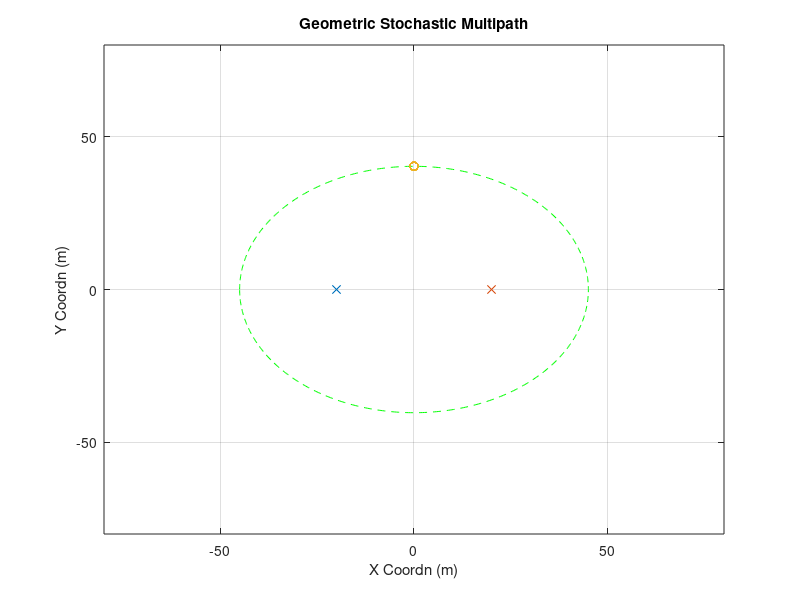

Source code (MATLAB): (Note: this script raises an error after producing the figure.)
% performance with perfect initial parameter...
clear;clc;close all
% rng(2)
%% other parameter
plot_ellipse = 1;
noise_pow = 1;

%% Goemetry Parameters
Nt = 16;
Nr = 16;
D_bs2ue = 40;
loc0_ue = [-D_bs2ue/2,0];
loc0_bs = [D_bs2ue/2,0];
speed_c = 3e8;
fc = 28e9;
%% Large Scale Parameter (Multiple Clusters)
cluster_delay = [300e-9,250e-9];
cluster_num = 1;
ray_num = 20;

%% Cluster Generation (Strongest Two?)
for cluster_index = 1:cluster_num
    delay = cluster_delay(cluster_index);
    ellipse_len = delay*speed_c;
    a = ellipse_len/2;
    c = D_bs2ue/2;
    b = sqrt(a^2-c^2);
    
%     AOA = rand*pi-pi/2;
    if cluster_index==1
        AOA = pi/2;
    else
        AOA = -pi/2;
    end
    loc_cluster_cnt = [a*cos(AOA),b*sin(AOA)];
    loc_cluster = repmat(loc_cluster_cnt,ray_num,1)+[randn(ray_num,1)*0,randn(ray_num,1)*0];
    loc_cluster_total((cluster_index-1)*ray_num+1:cluster_index*ray_num,:) =  loc_cluster;
    
    for ray_index = 1:ray_num
        raydelay(cluster_index,ray_index) = (norm(loc_cluster(ray_index,:)-loc0_bs)...
                    +norm(loc_cluster(ray_index,:)-loc0_ue))/speed_c;
        temp = loc_cluster(ray_index,:) - loc0_ue;
        rayAOA(cluster_index,ray_index) = angle(temp(1)+1j*temp(2));
        temp = loc_cluster(ray_index,:) - loc0_bs;
        rayAOD(cluster_index,ray_index) = angle(-temp(1)-1j*temp(2));
    end
    raygain = exp(1j*rand(cluster_num, ray_num)*2*pi);
%     raygain(2,:) = zeros(1,ray_num);
    
    fprintf('Cluster %d:\n',cluster_index);
    fprintf('DS Mean:    %4.2f ns\n', mean(raydelay(cluster_index,:)*1e9));
    fprintf('DS Std Dev: %4.2f ns\n', sqrt(var(raydelay(cluster_index,:)*1e9)));
    fprintf('AOAS Mean:    %4.2f degree\n', mean(rayAOA(cluster_index,:)/pi*180));
    fprintf('AOAS Std Dev: %4.2f degree\n', sqrt(var(rayAOA(cluster_index,:)/pi*180)));
    fprintf('AODS Mean:    %4.2f degree\n', mean(rayAOD(cluster_index,:)/pi*180));
    fprintf('AODS Std Dev: %4.2f degree\n', sqrt(var(rayAOD(cluster_index,:)/pi*180)));
    
    % plot ellipse
    if plot_ellipse
        t = -pi:0.01:pi;
        x = a*cos(t);
        y = b*sin(t);
        figure(99)
        plot(x,y,'g--');hold on
    end
end

% plot of scattering ellipse
if plot_ellipse
    figure(99)
    plot(loc0_ue(1),loc0_ue(2),'x');hold on
    plot(loc0_bs(1),loc0_bs(2),'x');hold on
    plot(loc_cluster_total(:,1),loc_cluster_total(:,2),'o');hold on
    title('Geometric Stochastic Multipath')
    axis([-80,80,-80,80])
    xlabel('X Coordn (m)')
    ylabel('Y Coordn (m)')
    grid on
end

%% Frequency Domain MIMO Channel & Frequency Domain Equivalent Beamspace Channel
Nfft = 512;
H_freq0 = get_H_freq2( raygain,...
                       raydelay,...
                       rayAOA,...
                       rayAOD,...
                       cluster_num,...
                       ray_num,...
                       Nt, Nr);
norm_factor = sqrt(mean(mean(mean(abs(H_freq0).^2))));
% norm_factor = 1;
H_freq0 = H_freq0 / norm_factor ;

%% ML estimation of angle
%AOA = rand*pi-pi/2;
noises = -35:5:10;
errorSD_noisy = zeros(length(noises),1); %RMSE
for noise_index = 1:length(noises);
    angle_est = zeros(1000, 1);
    for i = 1:1000 %1000 Monte Carlo simulations
        y = 0; %received signal
        true_rayAOA = zeros(1, cluster_num);
        true_rayAOD = zeros(1, cluster_num);
        for cluster_index = 1:cluster_num
            delay = cluster_delay(cluster_index);
            ellipse_len = delay*speed_c;
            a = ellipse_len/2;
            c = D_bs2ue/2;
            b = sqrt(a^2-c^2);
            if cluster_index==1
                AOA = pi/2;
            else
                AOA = -pi/2;
            end
            loc_cluster_cnt = [a*cos(AOA),b*sin(AOA)];
            temp = loc_cluster_cnt - loc0_ue;
            true_rayAOA(1,cluster_index) = angle(temp(1)+1j*temp(2));
            temp = loc_cluster_cnt - loc0_bs;
            true_rayAOD(1,cluster_index) = angle(-temp(1)-1j*temp(2));
            atx = exp(1j*(0:Nt-1)'*pi*sin(true_rayAOD(1,cluster_index)))/sqrt(Nt); %we assume transmitter is perfectly aligned
            arx = exp(1j*(0:Nr-1)'*pi*sin(true_rayAOA(1,cluster_index)))/sqrt(Nr); %we assume transmitter is perfectly aligned
            arx1 = exp(1j*(0:Nr-1)'*pi*sin(true_rayAOA(1,cluster_index))+2/180*pi)/sqrt(Nr);
            arx2 = exp(1j*(0:Nr-1)'*pi*sin(true_rayAOA(1,cluster_index))-2/180*pi)/sqrt(Nr);
            arx3 = exp(1j*(0:Nr-1)'*pi*sin(true_rayAOA(1,cluster_index))-3/180*pi)/sqrt(Nr);
            arx4 = exp(1j*(0:Nr-1)'*pi*sin(true_rayAOA(1,cluster_index))+1/180*pi)/sqrt(Nr);
            %if we have multiple clusters, must save information about true
            %rayAOA, true rayAOD and steering vectors (e.g. make new vectors
            %and save them into these vectors)
            F = [atx atx atx atx]; %we assume that receiver makes 4 measurements (for example)
            W = [arx1 arx2 arx3 arx4];
            y = y + W'*H_freq0(:,:,1)*F*ones(4,1); %we take just one subcarrier
            signal_power = norm(y)^2;
            noise_power = signal_power / 10^(noises(noise_index)/10);
            noise_vec = (randn(4,1)*sqrt(noise_power/8) + 1i*randn(4,1)*sqrt(noise_power/8));
            y = y + noise_vec;
        end
        angle_est(i,1) = ml_angle(y, true_rayAOA, true_rayAOD, F, W, cluster_num, Nt, Nr);
    end
    errorSD_noisy(noise_index,1) = sqrt(mean((angle_est - ones(1000,1)*(true_rayAOA(1,1)/pi*180)).^2));
    %angle_error_var = var(angle_est);
end

close all
figure
semilogy(noises, errorSD_noisy, 'o-r', 'Linewidth', 2)
xlabel('SNR [dB]')
ylabel('RMSE of AOA estimation')
title('RMSE vs. SNR[dB]')

%%
phi1 = mean(rayAOA(1,:),2);
% phi_round1 = round(mean(rayAOA(1,:),2)/pi*2^6)/2^6*pi;
phi_round1 = phi1;
arx1 = exp(1j*(0:Nr-1)'*pi*sin(phi_round1))/sqrt(Nr);

phi_round1_leftasst = (round(mean(rayAOA(1,:),2)/pi*2^6)-0.25)/2^6*pi;
arx1_leftasst = exp(1j*(0:Nr-1)'*pi*sin(phi_round1_leftasst))/sqrt(Nr);
phi_round1_rightasst = (round(mean(rayAOA(1,:),2)/pi*2^6)+0.25)/2^6*pi;
arx1_rightasst = exp(1j*(0:Nr-1)'*pi*sin(phi_round1_rightasst))/sqrt(Nr);

theta1 = mean(rayAOD(1,:),2);
atx1 = exp(1j*(0:Nt-1)'*pi*sin(theta1))/sqrt(Nt);

phi2 = mean(rayAOA(2,:),2);
% phi_round2 = round(mean(rayAOA(2,:),2)/pi*2^6)/2^6*pi;
phi_round2 = phi2;
arx2 = exp(1j*(0:Nr-1)'*pi*sin(phi_round2))/sqrt(Nr);
theta2 = mean(rayAOD(2,:),2);
atx2 = exp(1j*(0:Nt-1)'*pi*sin(theta2))/sqrt(Nt);
%% quick look at post-beamforming wideband channel 
if noise_pow == 10
    NMSE = -10;
elseif noise_pow == 1
    NMSE = -20;
elseif noise_pow == 0.1
    NMSE = -30;
end

H_error_scaler = sqrt(10^(NMSE/10));
for kk=1:Nfft
    H_error = (randn(Nr,Nt)+1j*randn(Nr,Nt))/sqrt(2)*H_error_scaler;
    H_BB1(kk,1) = arx1'*(squeeze(H_freq0(:,:,kk))+H_error)*atx1;
    H_BB2(kk,1) = arx2'*(squeeze(H_freq0(:,:,kk))+H_error)*atx2;
end
% figure
% plot(10*log10(abs(H_BB1(:,1))))
% grid on
% xlabel('Subcarrier Index')
% ylabel('Channel Gain (dB)')
%% OMP approach 
G = 1000;
Nfft = 512;
tau_range = linspace(150,350,G)*1e-9;
krange = transpose(1:Nfft);
for gg=1:G
    Psi(:,gg) = exp(-1j*(2*pi)*krange*tau_range(gg)/(Nfft*1e-9))*exp(-1j*2*pi*tau_range(gg)*28e9);
end
s_tau = zeros(Nfft,ray_num);
h_res = H_BB1(:,1);
for rr=1:ray_num
    [~, kr_bb1(rr)] = max(abs(Psi'*h_res));
    s_tau(:,rr) = Psi(:,kr_bb1(rr));
    h_res = (eye(Nfft) - s_tau(:,1:rr)*pinv(s_tau(:,1:rr)))*H_BB1(:,1);
end

s_tau = zeros(Nfft,ray_num);
h_res = H_BB2(:,1);
for rr=1:ray_num
    [~, kr_bb2(rr)] = max(abs(Psi'*h_res));
    s_tau(:,rr) = Psi(:,kr_bb2(rr));
    h_res = (eye(Nfft) - s_tau(:,1:rr)*pinv(s_tau(:,1:rr)))*H_BB2(:,1);
end
% [sort(tau_range(kr)).' sort(raydelay(1,:)).']*1e9
%% Parameter refinement using Alternative Search in BB1
t_num = 50;
for tt = 1:t_num
    if tt==1
        rayAOA_prev = ones(1,ray_num)*phi1;
        raydelay_prev = tau_range(kr_bb1);
    elseif tt>1
        raydelay_prev = tau_est;
        rayAOA_prev = AOA_est;
        raygain_prev = alpha_est;
    end

    % Alternative estimation parameters
    
        %---------------------------------------------
        % Alpha estimation using previous tau and phi
        %---------------------------------------------
        for kk=1:Nfft
            if tt==1
                bigPhi = ones(1,ray_num)*1e-5;
            else
                bigPhi = sin(rayAOA_prev(1,:))-sin(phi_round1);
            end
            bigTheta = -sin(rayAOD(1,:))+sin(theta1);
            BigAlpha(kk,:) = exp(-1j*2*pi*kk*(raydelay_prev(1,:))/(1e-9*Nfft))...
                .*exp(-1j*2*pi*(raydelay_prev(1,:))*28e9)...
                .*(1-exp(1j*pi*Nr*bigPhi))./(1-exp(1j*pi*bigPhi))...
                .*Nt...
                ./(Nt*Nr);
        end
        alpha_est = (pinv(BigAlpha)*H_BB1(:,1)).';
%         H_BB1_pred(:,tt) = BigAlpha*(alpha_est.');
%         figure
%         plot(abs(H_BB1_pred(:,tt)));hold on
%         plot(abs(H_BB1(:,1)));hold on
%         legend('pred','true')
        
        
        %---------------------------------------------
        % tau estimation with previous alpha and phi
        %---------------------------------------------
        for kk=1:Nfft
%             bigPhi = sin(rayAOA_prev(1,:))-sin(phi_round1);
            bigTheta = -sin(rayAOD(1,:))+sin(theta1);
            BigTau(kk,:) = (-1j*2*pi/(Nfft*1e-9)*kk-1j*2*pi*28e9)...
            .*exp(-1j*2*pi*kk*(raydelay_prev(1,:))/(1e-9*Nfft))...
            .*exp(-1j*2*pi*(raydelay_prev(1,:))*28e9)...
            .*alpha_est...    
            .*(1-exp(1j*pi*Nr*bigPhi))./(1-exp(1j*pi*bigPhi))...
            .*Nt...
            ./(Nt*Nr);
            
            BigTau_const(kk,:) = exp(-1j*2*pi*kk*(raydelay_prev(1,:))/(1e-9*Nfft))...
            .*exp(-1j*2*pi*(raydelay_prev(1,:))*28e9)...
            .*alpha_est...    
            .*(1-exp(1j*pi*Nr*bigPhi))./(1-exp(1j*pi*bigPhi))...
            .*Nt...
            ./(Nt*Nr);
        end
%         H_BB1_pred(:,tt) = sum(BigTau_const,2)+BigTau*((raydelay(1,:)-raydelay_prev(1,:)).');
        deltatau_est = pinv([real(BigTau);imag(BigTau)])...
            *[real(H_BB1(:,1)-sum(BigTau_const,2));imag(H_BB1(:,1)-sum(BigTau_const,2))];
        tau_est = raydelay_prev(1,:) + deltatau_est.';
%         H_BB1_pred_real(:,tt) = real(BigTau) * deltatau_est + real(sum(BigTau_const,2));
%         H_BB1_pred_imag(:,tt) = imag(BigTau) * deltatau_est + imag(sum(BigTau_const,2));
%         figure
%         plot(abs(H_BB1_pred_real(:,tt)+1j*H_BB1_pred_imag(:,tt)));hold on
%         plot(abs(H_BB1(:,1)));hold on
%         legend('pred','true')

        %---------------------------------------------
        % phi estimation using previous alpha and tau
        %---------------------------------------------
%         rayAOA_prev(1,:) = rayAOA_prev(1,:) + deltaAOA_est;
        for kk=1:Nfft
%             bigPhi = sin(rayAOA_prev(1,:))-sin(phi_round1);
            bigTheta = -sin(rayAOD(1,:))+sin(theta1);
            BigPhi_const(kk,:) = alpha_est(1,:)...
                .*exp(-1j*2*pi*kk*(tau_est)/(1e-9*Nfft))...
                .*exp(-1j*2*pi*(tau_est)*28e9)...
                .*(1-exp(1j*pi*Nr*bigPhi))./(1-exp(1j*pi*bigPhi))...
                .*Nt...
                ./(Nt*Nr);
            for ray_index=1:ray_num
                phi_bar = phi_round1;
                phi_chan = rayAOA_prev(1,ray_index);
                BigPHI(kk,ray_index) = alpha_est(ray_index)...
                .*exp(-1j*2*pi*kk*(tau_est(ray_index))/(1e-9*Nfft))...
                .*exp(-1j*2*pi*(tau_est(ray_index))*28e9)...
                .*((-1j*pi*Nr*cos(rayAOA_prev(1,ray_index)))*exp(1j*pi*Nr*bigPhi(ray_index))*(1-exp(1j*pi*bigPhi(ray_index)))...
                -(1-exp(1j*pi*Nr*bigPhi(ray_index)))*exp(1j*pi*bigPhi(ray_index))*(-1j*pi*cos(rayAOA_prev(1,ray_index))))...
                ./((1-exp(1j*pi*bigPhi(ray_index)))^2)...
                .*Nt...
                ./(Nt*Nr);
            end
        end
%         H_BB1_pred(:,tt) = sum(BigPhi_const,2)+BigPHI*((rayAOA(1,:)-rayAOA_prev(1,:)).');
        deltaAOA_est = pinv([real(BigPHI);imag(BigPHI)])...
            *[real(H_BB1(:,1)-sum(BigPhi_const,2));imag(H_BB1(:,1)-sum(BigPhi_const,2))];
        AOA_est = rayAOA_prev(1,:) + deltaAOA_est.';
        
%         H_BB1_pred_real(:,tt) = real(BigPHI) * deltaAOA_est + real(sum(BigPhi_const,2));
%         H_BB1_pred_imag(:,tt) = imag(BigPHI) * deltaAOA_est + imag(sum(BigPhi_const,2));
%         figure
%         plot(abs(H_BB1_pred_real(:,tt)+1j*H_BB1_pred_imag(:,tt)));hold on
%         plot(abs(H_BB1(:,1)));hold on
%         legend('pred','true')
        
        %---------------------------------------------
        % Post-Beamforming Channel Using Estimated Parameter
        %---------------------------------------------
        bigPhi_est = sin(AOA_est)-sin(phi_round1);
        for kk=1:Nfft
        H_BB1_pred(kk,tt) = sum(alpha_est(1,:)...
                .*exp(-1j*2*pi*kk*tau_est/(1e-9*Nfft))...
                .*exp(-1j*2*pi*(tau_est)*28e9)...
                .*(1-exp(1j*pi*Nr*bigPhi_est))./(1-exp(1j*pi*bigPhi_est))...
                ./Nr);
        end

    MSE_init1(tt) = norm(H_BB1(:,1)-H_BB1_pred(:,tt),'fro')/norm(H_BB1(:,1),'fro');
end
% wrap-up everything for tracking
tau_est1 = tau_est;
AOA_est1= AOA_est;
alpha_est1 = alpha_est;
%% 
figure
plot(MSE_init1);hold on;grid on
xlabel('Iteration')
title('MSE in Initilization')
ylabel('MSE in BB1')
%% Parameter refinement using Alternative Search in BB2
t_num = 50;
for tt = 1:t_num
    if tt==1
        rayAOA_prev = ones(1,ray_num)*phi2;
        raydelay_prev = tau_range(kr_bb2);
    elseif tt>1
        raydelay_prev = tau_est;
        rayAOA_prev = AOA_est;
        raygain_prev = alpha_est;
    end

    % Alternative estimation parameters
    
        %---------------------------------------------
        % Alpha estimation using previous tau and phi
        %---------------------------------------------
        for kk=1:Nfft
            if tt==1
                bigPhi = ones(1,ray_num)*1e-5;
            else
                bigPhi = sin(rayAOA_prev(1,:))-sin(phi_round2);
            end
%             bigPhi = sin(rayAOA_prev(1,:))-sin(phi_round2);
            bigTheta = -sin(rayAOD(2,:))+sin(theta2);
            BigAlpha(kk,:) = exp(-1j*2*pi*kk*(raydelay_prev(1,:))/(1e-9*Nfft))...
                .*exp(-1j*2*pi*(raydelay_prev(1,:))*28e9)...
                .*(1-exp(1j*pi*Nr*bigPhi))./(1-exp(1j*pi*bigPhi))...
            .*Nt...
            ./(Nt*Nr);
        end
        alpha_est = (pinv(BigAlpha)*H_BB2(:,1)).';
        H_BB2_pred(:,tt) = BigAlpha*(alpha_est.');
%         figure
%         plot(abs(H_BB1_pred(:,tt)));hold on
%         plot(abs(H_BB1(:,tt)));hold on
%         legend('pred','true')
        
        
        %---------------------------------------------
        % tau estimation with previous alpha and phi
        %---------------------------------------------
        for kk=1:Nfft
%             bigPhi = sin(rayAOA_prev(1,:))-sin(phi_round2);
            bigTheta = -sin(rayAOD(2,:))+sin(theta2);
            BigTau(kk,:) = (-1j*2*pi/(Nfft*1e-9)*kk-1j*2*pi*28e9)...
            .*exp(-1j*2*pi*kk*(raydelay_prev(1,:))/(1e-9*Nfft))...
            .*exp(-1j*2*pi*(raydelay_prev(1,:))*28e9)...
            .*alpha_est...    
            .*(1-exp(1j*pi*Nr*bigPhi))./(1-exp(1j*pi*bigPhi))...
            .*Nt...
            ./(Nt*Nr);
            
            BigTau_const(kk,:) = exp(-1j*2*pi*kk*(raydelay_prev(1,:))...
            /(1e-9*Nfft))...
            .*exp(-1j*2*pi*(raydelay_prev(1,:))*28e9)...
            .*alpha_est...    
            .*(1-exp(1j*pi*Nr*bigPhi))./(1-exp(1j*pi*bigPhi))...
            .*Nt...
            ./(Nt*Nr);
        end
%         H_BB1_pred(:,tt) = sum(BigTau_const,2)+BigTau*((raydelay(1,:)-raydelay_prev(1,:)).');
        deltatau_est = pinv([real(BigTau);imag(BigTau)])...
            *[real(H_BB2(:,1)-sum(BigTau_const,2));imag(H_BB2(:,1)-sum(BigTau_const,2))];
        tau_est = raydelay_prev(1,:) + deltatau_est.';
%         H_BB2_pred_real(:,tt) = real(BigTau) * deltatau_est + real(sum(BigTau_const,2));
%         H_BB2_pred_imag(:,tt) = imag(BigTau) * deltatau_est + imag(sum(BigTau_const,2));
%         figure
%         plot(abs(H_BB2_pred_real(:,tt)+1j*H_BB2_pred_imag(:,tt)));hold on
%         plot(abs(H_BB2(:,1)));hold on
%         legend('pred','true')

        %---------------------------------------------
        % phi estimation using previous alpha and tau
        %---------------------------------------------
%         rayAOA_prev(1,:) = rayAOA_prev(1,:) + deltaAOA_est;
        for kk=1:Nfft
%             bigPhi = sin(rayAOA_prev(1,:))-sin(phi_round2);
            bigTheta = -sin(rayAOD(2,:))+sin(theta2);
            BigPhi_const(kk,:) = alpha_est(1,:)...
                .*exp(-1j*2*pi*kk*(tau_est)/(1e-9*Nfft))...
                .*exp(-1j*2*pi*(tau_est)*28e9)...
                .*(1-exp(1j*pi*Nr*bigPhi))./(1-exp(1j*pi*bigPhi))...
                .*Nt...
                ./(Nt*Nr);
            for ray_index=1:ray_num
                phi_bar = phi_round1;
                phi_chan = rayAOA_prev(1,ray_index);
                BigPHI(kk,ray_index) = alpha_est(ray_index)...
                .*exp(-1j*2*pi*kk*(tau_est(ray_index))/(1e-9*Nfft))...
                .*exp(-1j*2*pi*(tau_est(ray_index))*28e9)...
                .*((-1j*pi*Nr*cos(rayAOA_prev(1,ray_index)))*exp(1j*pi*Nr*bigPhi(ray_index))*(1-exp(1j*pi*bigPhi(ray_index)))...
                -(1-exp(1j*pi*Nr*bigPhi(ray_index)))*exp(1j*pi*bigPhi(ray_index))*(-1j*pi*cos(rayAOA_prev(1,ray_index))))...
                ./((1-exp(1j*pi*bigPhi(ray_index)))^2)...
                .*Nt...
                ./(Nt*Nr);
            end
        end
%         H_BB1_pred(:,tt) = sum(BigPhi_const,2)+BigPHI*((rayAOA(1,:)-rayAOA_prev(1,:)).');
        deltaAOA_est = pinv([real(BigPHI);imag(BigPHI)])...
            *[real(H_BB2(:,1)-sum(BigPhi_const,2));imag(H_BB2(:,1)-sum(BigPhi_const,2))];
        AOA_est = rayAOA_prev(1,:) + deltaAOA_est.';
        
%         H_BB1_pred_real(:,tt) = real(BigPHI) * deltaAOA_est + real(sum(BigPhi_const,2));
%         H_BB1_pred_imag(:,tt) = imag(BigPHI) * deltaAOA_est + imag(sum(BigPhi_const,2));
%         figure
%         plot(abs(H_BB2_pred_real(:,tt)+1j*H_BB2_pred_imag(:,tt)));hold on
%         plot(abs(H_BB2(:,1)));hold on
%         legend('pred','true')
        
        %---------------------------------------------
        % Post-Beamforming Channel Using Estimated Parameter
        %---------------------------------------------
        bigPhi_est = sin(AOA_est)-sin(phi_round2);
        for kk=1:Nfft
        H_BB2_pred(kk,tt) = sum(alpha_est(1,:)...
                .*exp(-1j*2*pi*kk*tau_est/(1e-9*Nfft))...
                .*exp(-1j*2*pi*(tau_est)*28e9)...
                .*(1-exp(1j*pi*Nr*bigPhi_est))./(1-exp(1j*pi*bigPhi_est))...
                .*Nt...
                ./(Nt*Nr));
        end
%         figure
%         plot(abs(H_BB2_pred(:,tt)));hold on
%         plot(abs(H_BB2(:,1)));hold on
%         legend('pred','true')


    MSE_init2(tt) = norm(H_BB2(:,1)-H_BB2_pred(:,tt),'fro')/norm(H_BB2(:,1),'fro');
end

% wrap-up everything for tracking
tau_est2 = tau_est;
AOA_est2 = AOA_est;
alpha_est2 = alpha_est;

%%
% figure
% plot(MSE_init2);hold on;grid on
% xlabel('Iteration')
% title('MSE in Initilization')
% ylabel('MSE in BB2')
%% Channel change in BB1 and BB2
rho = 1;
speed_rotate = -100/180*pi;
t_range = (4:4:200)*1e-3;
for tt = 1:length(t_range)
    t_now = t_range(tt);
    dt = t_range(2)-t_range(1);
    
    % setup speed
    if t_now<500e-3
        speed_v = [10, 0];
    else
        speed_v = [10, 0];
    end
    
    if tt==1
        loc_ue = loc0_ue + speed_v * dt;
    else
        loc_ue = loc_ue + speed_v * dt;
    end
     
%     clc
%     fprintf('Time Evolution %2.4f s\n',t_range(tt));
    [raydelay, rayAOA, rayAOD ] = get_multipath_v2(loc0_bs, loc_ue, loc_cluster_total,...
                                            cluster_num, ray_num );
    rayAOA = rayAOA + speed_rotate * (tt-1) * dt;
    raygain = raygain.*exp(1j*rand(cluster_num,ray_num)*2*pi*sqrt(1-rho^2));
%     H_freq = get_H_freq2(raygain, raydelay, rayAOA, rayAOD, cluster_num, ray_num, Nt, Nr);
%     H_freq = H_freq / norm_factor ;

    raygain_true_BB1(tt,:)  = raygain(1,:);
    raygain_true_BB2(tt,:)  = raygain(2,:);
    
    raydelay_true_BB1(tt,:)  = raydelay(1,:);
    raydelay_true_BB2(tt,:)  = raydelay(2,:);
    
    rayAOA_true_BB1(tt,:)  = rayAOA(1,:);
    rayAOA_true_BB2(tt,:)  = rayAOA(2,:);
end

%% Parameter tracking using gradient descent
stepsize = 1e-7;

raydelay_est_BB1 = zeros(length(t_range),ray_num);
rayAOA_est_BB1 = zeros(length(t_range),ray_num);
raygain_est_BB1 = zeros(length(t_range),ray_num);

raydelay_est_BB2 = zeros(length(t_range),ray_num);
rayAOA_est_BB2 = zeros(length(t_range),ray_num);
raygain_est_BB2 = zeros(length(t_range),ray_num);

for tt = 1:length(t_range)
    
    raygain(1,:) = raygain_true_BB1(tt,:);
    raydelay(1,:) = raydelay_true_BB1(tt,:);
    rayAOA(1,:) = rayAOA_true_BB1(tt,:);
    
    raygain(2,:) = raygain_true_BB2(tt,:);
    raydelay(2,:) = raydelay_true_BB2(tt,:);
    rayAOA(2,:) = rayAOA_true_BB2(tt,:);
    
    H_freq = get_H_freq3(raygain, raydelay, rayAOA, rayAOD, cluster_num, ray_num, Nt, Nr);
    H_freq = H_freq / norm_factor;
    MIMO_noise = (randn(Nr,Nt,Nfft)+1j*randn(Nr,Nt,Nfft))*sqrt(noise_pow/2);
    H_freq_noisy = H_freq + MIMO_noise;
    
    arx1 = exp(1j*(0:Nr-1)'*pi*sin(phi_round1))/sqrt(Nr);
    arx2 = exp(1j*(0:Nr-1)'*pi*sin(phi_round2))/sqrt(Nr);

    for kk=1:Nfft
        H_error = (randn(Nr,Nt)+1j*randn(Nr,Nt))/sqrt(2)*H_error_scaler;
        H_BB1(kk,tt) = arx1'*(squeeze(H_freq(:,:,kk))+H_error)*atx1;   
        H_BB2(kk,tt) = arx2'*(squeeze(H_freq(:,:,kk))+H_error)*atx2;   
    end
    
    if tt==1
        raydelay_est_BB1(tt,:) = tau_est1;
        rayAOA_est_BB1(tt,:) = AOA_est1;
        raygain_est_BB1(tt,:) = alpha_est1;

        raydelay_est_BB2(tt,:) = tau_est2;
        rayAOA_est_BB2(tt,:) = AOA_est2;
        raygain_est_BB2(tt,:) = alpha_est2;
        
%         raydelay_est_BB1(tt,:) = raydelay(1,:);
%         rayAOA_est_BB1(tt,:) = rayAOA(1,:);
%         raygain_est_BB1(tt,:) = raygain(1,:)/norm_factor;
%         
%         raydelay_est_BB2(tt,:) = raydelay(2,:);
%         rayAOA_est_BB2(tt,:) = rayAOA(2,:);
%         raygain_est_BB2(tt,:) = raygain(2,:)/norm_factor;
    else
        raydelay_est_BB1(tt,:) = tau_est_BB1;
        rayAOA_est_BB1(tt,:) = phi_est_BB1;
        raygain_est_BB1(tt,:) = alpha_est_BB1;
        
        raydelay_est_BB2(tt,:) = tau_est_BB2;
        rayAOA_est_BB2(tt,:) = phi_est_BB2;
        raygain_est_BB2(tt,:) = alpha_est_BB2;
    end
    
    % gain is not updated in this algorithm
    alpha_est_BB1 = raygain_est_BB1(tt,:);
    alpha_est_BB2 = raygain_est_BB2(tt,:);

    % LMS update for channel parameters in BB1
    [tau_est_BB1, deltaAOA_est_BB1,  phi_est_BB1] ...
        = LMS_tracking_v3( alpha_est_BB1,...
                        raydelay_est_BB1(tt,:),...
                        rayAOA_est_BB1(tt,:),...
                        phi_round1,...
                        rayAOD(1,:),...
                        theta1,...
                        H_BB1(:,tt),...
                        Nt, Nr, Nfft, ray_num, stepsize);

    phi_round1 = phi_round1 + stepsize * deltaAOA_est_BB1.';

        % LMS update for channel parameters in BB2
    [tau_est_BB2, deltaAOA_est_BB2,  phi_est_BB2] ...
        = LMS_tracking_v3( alpha_est_BB2,...
                        raydelay_est_BB2(tt,:),...
                        rayAOA_est_BB2(tt,:),...
                        phi_round2,...
                        rayAOD(2,:),...
                        theta2,...
                        H_BB2(:,tt),...
                        Nt, Nr, Nfft, ray_num, stepsize);

    phi_round2 = phi_round2 + stepsize * deltaAOA_est_BB2.';
        %---------------------------------------------
        % Post-Beamforming Channel Using Estimated Parameter
        %---------------------------------------------
        bigPhi_est = sin(phi_est_BB1)-sin(phi_round1);
        bigTheta = -sin(rayAOD(1,:))+sin(theta1);
        for kk=1:Nfft
        H_BB1_pred(kk,tt) = sum(alpha_est_BB1(1,:)...
                .*exp(-1j*2*pi*kk*tau_est_BB1/(1e-9*Nfft))...
                .*exp(-1j*2*pi*28e9*tau_est_BB1)...
                .*(1-exp(1j*pi*Nr*bigPhi_est))./(1-exp(1j*pi*bigPhi_est))...
                .*Nt...
                ./(Nt*Nr));
        end
        
        bigPhi_est = sin(phi_est_BB2)-sin(phi_round2);
        bigTheta = -sin(rayAOD(2,:))+sin(theta2);
        for kk=1:Nfft
        H_BB2_pred(kk,tt) = sum(alpha_est_BB2(1,:)...
                .*exp(-1j*2*pi*kk*tau_est_BB2/(1e-9*Nfft))...
                .*exp(-1j*2*pi*28e9*tau_est_BB2)...
                .*(1-exp(1j*pi*Nr*bigPhi_est))./(1-exp(1j*pi*bigPhi_est))...
                .*Nt...
                ./(Nt*Nr));
        end

    
    % post-BF evaluation
    MSE_tracking_BB1(tt) = norm(H_BB1(:,tt)-H_BB1_pred(:,tt),'fro')/norm(H_BB1(:,tt),'fro');
    MSE_oldest_BB1(tt) = norm(H_BB1(:,tt)-H_BB1(:,1),'fro')/norm(H_BB1(:,tt),'fro');
    
    MSE_tracking_BB2(tt) = norm(H_BB2(:,tt)-H_BB2_pred(:,tt),'fro')/norm(H_BB2(:,tt),'fro');
    MSE_oldest_BB2(tt) = norm(H_BB2(:,tt)-H_BB2(:,1),'fro')/norm(H_BB2(:,tt),'fro');
    
    % capacity evaluation
%     L = cluster_num;
    L = 1;
    SINR_k = zeros(L,Nfft);

    H_freq_est = get_H_freq3([alpha_est_BB1; alpha_est_BB2],...
                             [tau_est_BB1;   tau_est_BB2],...
                             [phi_est_BB1;   phi_est_BB2],...
                              rayAOD,...
                              cluster_num,...
                              ray_num,...
                              Nt, Nr);
    
    for kk=1:Nfft
        [U,S,V] = svd(H_freq_est(:,:,kk));
        [diag_S, temp_idx] = sort(diag(S), 'descend');
        S_sorted  = diag(diag_S);
        U_sorted = U(:,temp_idx);
        V_sorted = V(:,temp_idx); 
        U_est{kk} = U_sorted(:,1:L);
        V_est{kk} = V_sorted(:,1:L);
        
        % true chan
        H_k = squeeze(H_freq(:,:,kk));
        gain = U_est{kk}' * H_k *V_est{kk};
        
        if L==2
            % Capcity computing with L = 2 multiplexed streams
            SINR_k(1, kk) = abs(gain(1,1))^(2) / ((abs(gain(1,2)).^2) + noise_pow);
            SINR_k(2, kk) = abs(gain(2,2))^(2) / ((abs(gain(2,1)).^2) + noise_pow);
        elseif L==1
            % Capcity computing with L = 2 multiplexed streams
            SINR_k(1, kk) = abs(gain(1,1))^(2) / (noise_pow);
        end
    end
    if L==2
        capacity_track(tt) = mean(sum(log2(1+SINR_k))); % bps/Hz
    elseif L==1
        capacity_track(tt) = mean(log2(1+SINR_k)); % bps/Hz
    end


    
    % with perfect CSI
    for kk=1:Nfft
        H_error = (randn(Nr,Nt)+1j*randn(Nr,Nt))/sqrt(2)*H_error_scaler;
        [U,S,V] = svd((squeeze(H_freq(:,:,kk))+H_error));
        [diag_S, temp_idx] = sort(diag(S), 'descend');
        S_sorted  = diag(diag_S);
        U_sorted = U(:,temp_idx);
        V_sorted = V(:,temp_idx); 
        if tt==1
            U_true{kk} = U_sorted(:,1:L);
            V_true{kk} = V_sorted(:,1:L);
        end

        % true chan
        H_k = squeeze(H_freq(:,:,kk));
        gain_true = U_true{kk}' * H_k *V_true{kk};

        if L==2
            % Capcity computing with L = 2 multiplexed streams
            SINR_k_true(1, kk) = abs(gain_true(1,1))^(2) / ((abs(gain_true(1,2)).^2) + noise_pow);
            SINR_k_true(2, kk) = abs(gain_true(2,2))^(2) / ((abs(gain_true(2,1)).^2) + noise_pow);

        elseif L==1
            % Capcity computing with L = 2 multiplexed streams
            SINR_k_true(1, kk) = abs(gain(1,1))^(2) / (noise_pow);

        end
    end
    if L==2
        capacity_true(tt) = mean(sum(log2(1+SINR_k_true))); % bps/Hz
    elseif L==1
        capacity_true(tt) = mean(log2(1+SINR_k_true)); % bps/Hz
    end
end

%% post-beamforming NMSE
figure
plot(1e3*t_range, MSE_tracking_BB1,'linewidth',3);hold on;
plot(1e3*t_range, MSE_oldest_BB1,'linewidth',3);hold on
plot(1e3*t_range, MSE_tracking_BB2,'linewidth',3);hold on;
plot(1e3*t_range, MSE_oldest_BB2,'linewidth',3);hold on
grid on
xlabel('time (ms)')
title('MSE in Tracking')
ylabel('MSE')
legend('BB1 w/ tracking','BB1 w/o tracking','BB2 w/ tracking','BB2 w/o tracking')

%% angle and delay tracking performance
figure
subplot(221)
plot(1e9*mean(raydelay_est_BB1,2));
hold on
plot(1e9*mean(raydelay_true_BB1,2));
legend('est.','true')
ylabel('delay (ns)')
title('delay BB1')

subplot(222)
plot(1e9*mean(raydelay_est_BB2,2));
hold on
plot(1e9*mean(raydelay_true_BB2,2));
legend('est.','true')
ylabel('delay (ns)')
title('delay BB2')

subplot(223)
plot(mean(rayAOA_est_BB1,2)/pi*180);
hold on
plot(mean(rayAOA_true_BB1,2)/pi*180);
legend('est.','true')
ylabel('AOA (deg)')
title('AOA BB1')

subplot(224)
plot(mean(rayAOA_est_BB2,2)/pi*180);
hold on
plot(mean(rayAOA_true_BB2,2)/pi*180);
legend('est.','true')
ylabel('AOA (deg)')
title('AOA BB2')

%%  capacity plotting
figure;
plot(t_range, capacity_track);hold on
plot(t_range, capacity_true);hold on
legend('proposed','perfect CSI')
        
